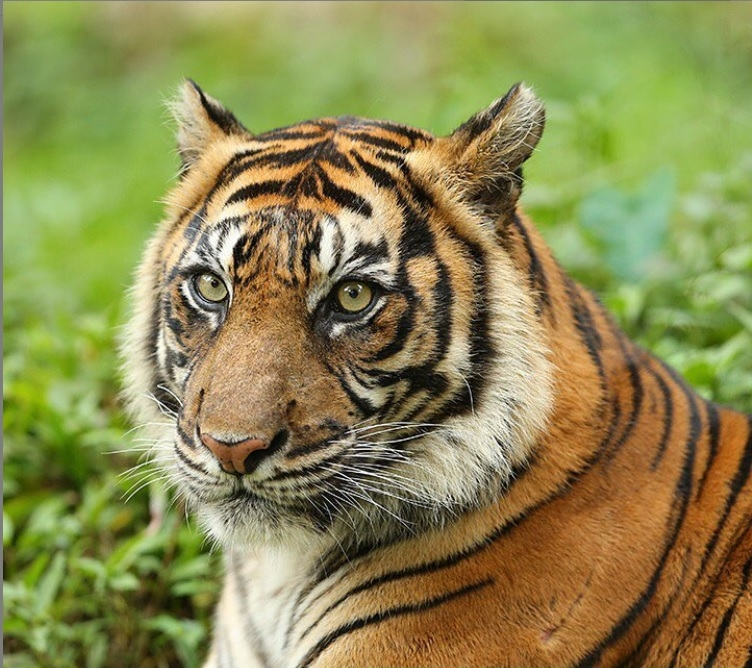
#> input picture tiger.jpg, 752 x 668 px
$ jupyter execute Untitled2.ipynb
#> lines starting #> are read from the running program, lines starting #| are printed output that depends on the picture
[cell 1]
import cv2
import numpy as np
from matplotlib import pyplot as plt

[cell 2]
# Membaca gambar
F = cv2.imread('tiger.jpg', cv2.IMREAD_COLOR)
#> F is the input picture: shape (668, 752, 3); mean B, G, R 81, 136.6, 139.6

# Mendapatkan tinggi dan lebar gambar
tinggi, lebar, channel = F.shape
#> tinggi = 668; lebar = 752; channel = 3

# Membuat matriks kosong untuk hasil pencerminan
G = np.zeros((tinggi, lebar, channel), dtype=np.uint8)

# Melakukan pencerminan secara horizontal dan vertikal
for y in range(tinggi):
    for x in range(lebar):
        x2 = lebar - x - 1
        y2 = tinggi - y - 1
        G[y][x] = F[y2][x2]
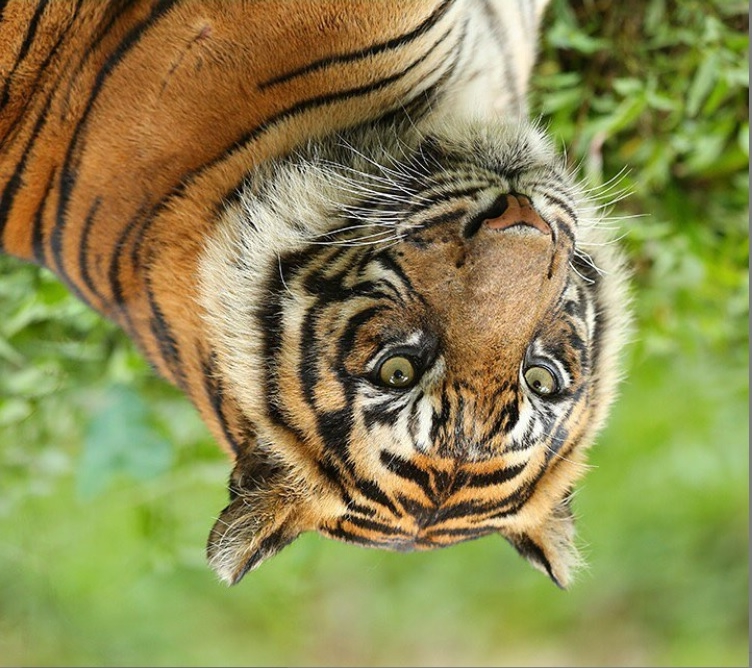
#> G: shape (668, 752, 3); mean B, G, R 81, 136.6, 139.6

# Menampilkan gambar hasil pencerminan
cv2.imshow('Gambar Asli', F)
cv2.imshow('Gambar Hasil Pencerminan', G)

# Menunggu input dari keyboard dan menutup jendela program
cv2.waitKey(0)
cv2.destroyAllWindows()
